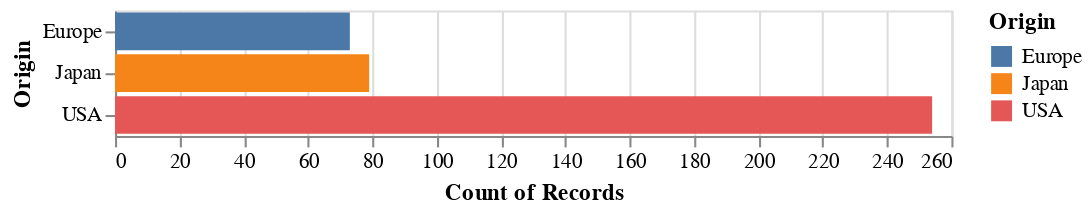

Here is the notebook cell this chart was saved with:
### Code cell
alt.Chart(cars).mark_bar().encode(
    y='Origin:N',
    color='Origin:N',
    x='count(Origin):Q'
)

### Figure 1 — Vega-Lite specification as saved in the notebook (floating-point values rounded to 4 significant figures; data arrays with more than 128 entries replaced by an {"elided": "..."} marker saying what was removed)
{"config": {"view": {"continuousWidth": 400, "continuousHeight": 300}}, "data": {"name": "data-f02450ab61490a1363517a0190416235"}, "mark": "bar", "encoding": {"color": {"type": "nominal", "field": "Origin"}, "x": {"type": "quantitative", "aggregate": "count", "field": "Origin"}, "y": {"type": "nominal", "field": "Origin"}}, "$schema": "https://vega.github.io/schema/vega-lite/v4.8.1.json", "datasets": {"data-f02450ab61490a1363517a0190416235": {"elided": "406 records"}}}
